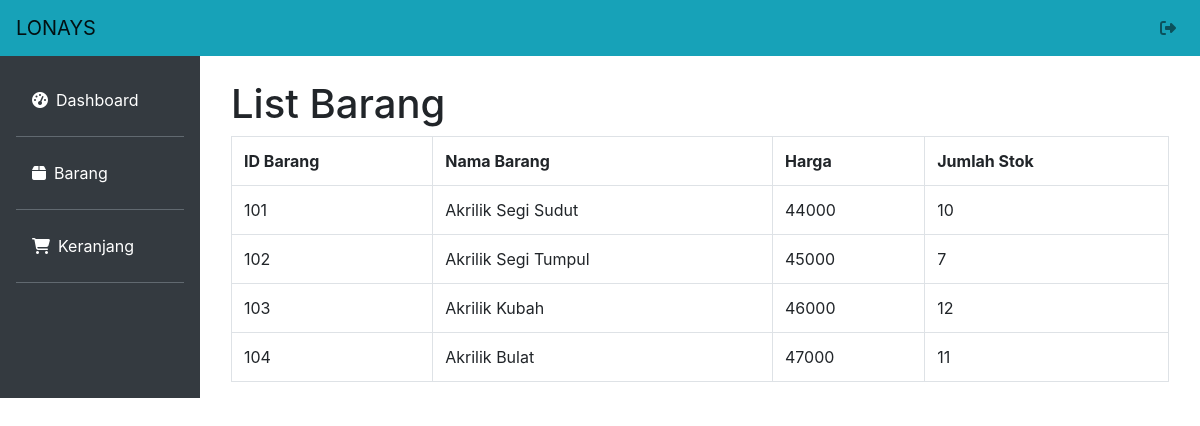
Screenshot of /barang_kasir.php with the database file from the repository.
### tables this page shows
CREATE TABLE `barang` (
  `id_barang` int(11) NOT NULL,
  `nama_barang` varchar(20) NOT NULL,
  `harga` int(20) NOT NULL,
  `jumlah` int(20) NOT NULL
);

### barang_kasir.php (the view, shortened to what this page needs)
<?php
include 'config.php';
$view = $koneksi->query("SELECT*FROM barang");
?>
<!doctype html>
<html lang="en">
  <head>
    <link rel="stylesheet" href="https://cdn.jsdelivr.net/npm/bootstrap@4.2.1/dist/css/bootstrap.min.css">
    <link rel="stylesheet" type="text/css" href="admin.css">
    <link rel="stylesheet" type="text/css" href="fontawesome/css/all.min.css">
  </head>
  <body>
  <nav class="navbar navbar-expand-lg navbar-light bg-info fixed-top">
  <a class="navbar-brand" href="#">LONAYS</a>
  <ul class="navbar-nav ml-auto">
        <li class="nav-item mr-0">
            <a href="logout.php" class="nav-link" onclick="return confirm('Apakah Anda yakin ingin keluar?')">
                <i class="fas fa-sign-out-alt" data-toggle="tooltip" title="Sign Out"></i>
    </a>
        </li>
    </ul>
</nav>
<div class="row no-gutters mt-5">
    <div class="col-md-2 bg-dark mt-2 pr-3 pt-4">
    <ul class="nav flex-column ml-3 mb-5">
  <li class="nav-item">
    <a class="nav-link active text-white" aria-current="page" href="kasir.php"><i class='fas fa-tachometer-alt mr-2'></i>Dashboard</a><hr class="bg-secondary">
  </li>
  <li class="nav-item">
    <a class="nav-link text-white" href="barang_kasir.php"><i class='fas fa-box mr-2'></i>Barang</a><hr class="bg-secondary">
  </li>
  <li class="nav-item">
    <a class="nav-link text-white" href="keranjang_kasir.php"><i class='fas fa-shopping-cart mr-2'></i>Keranjang</a><hr class="bg-secondary">
  </li>
</ul>
    </div>
    <div class="col-md-10 mt-2 pr-3 pl-3 pt-4">
    <div class="container">
            <h1>List Barang</h1>
            <table class="table table-bordered">
                <tr>
                    <th>ID Barang</th>
                    <th>Nama Barang</th>
                    <th>Harga</th>
                    <th>Jumlah Stok</th>
                </tr>
                <?php
                while ($row = $view->fetch_array()) { ?>
                <tr>
                    <td><?=$row['id_barang']?></td>
                    <td><?=$row['nama_barang']?></td>
                    <td><?=$row['harga']?></td>
                    <td><?=$row['jumlah']?></td>
                </tr>
                <?php
            } ?>
            </table>
        </div>
    </div>
</div>
  </body>
</html>

### rows the page displays
barang: id_barang "101", nama_barang "Akrilik Segi Sudut", harga "44000", jumlah "10"
barang: id_barang "102", nama_barang "Akrilik Segi Tumpul", harga "45000", jumlah "7"
barang: id_barang "103", nama_barang "Akrilik Kubah", harga "46000", jumlah "12"
barang: id_barang "104", nama_barang "Akrilik Bulat", harga "47000", jumlah "11"
